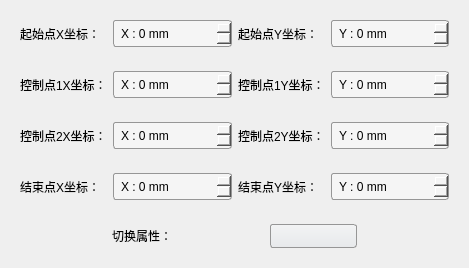
     <widget class="QWidget" name="curveDialog">
      <layout class="QVBoxLayout" name="verticalLayout">
       <item>
        <widget class="QWidget" name="widget_15" native="true">
         <layout class="QHBoxLayout" name="horizontalLayout_16">
          <item>
           <widget class="QLabel" name="curveStartXlabel">
            <property name="text">
             <string>起始点X坐标： </string>
            </property>
           </widget>
          </item>
          <item>
           <widget class="QSpinBox" name="curveStartXSpinBox">
            <property name="styleSheet">
             <string notr="true">QSpinBox{
border-radius: 3px;
padding: 0 5px;
color: #000000;
border: 1px solid #969696;
background-color: #F5F5F5 ;
min-height: 25px;
}
QSpinBox:hover{
border: 1px solid #00BB9E;
}
QSpinBox:selected{
border: 1px solid #00BB9E;
}
QSpinBox[buttonSymbols=&quot;0&quot;]::up-button{/*显示按钮=0*/
width: 20px;
height: 14px;
subcontrol-origin: border;
subcontrol-position: top right;
right: 2px;
top: 2px;
bottom: 1px;
border-image: url(:/icon/triangle_up_969696.png);
}
QSpinBox::up-button:hover{
border-image: url(:/icon/triangle_up_00BB9E.png);
}
QSpinBox::up-button:pressed{
border-image: url(:/icon/triangle_up_262829.png);
}
QSpinBox[buttonSymbols=&quot;0&quot;]::down-button{
width: 20px;
height: 14px;
subcontrol-origin: border;
subcontrol-position: bottom right;
right: 2px;
bottom: 2px;
border-image: url(:/icon/triangle_down_969696.png);
}
QSpinBox::down-button:hover{
border-image: url(:/icon/triangle_down_00BB9E.png);
}
QSpinBox::down-button:pressed{
border-image: url(:/icon/triangle_down_262829.png);
}
QSpinBox:disabled{
color: #DCE1E6;
background-color:#F5F5F5;
border: 1px solid #969696;
}
QSpinBox::up-button:disabled{
border-image: url(:/icon/triangle_up_404244.png);
}
QSpinBox::down-button:disabled{
border-image: url(:/icon/triangle_down_404244.png);
}</string>
            </property>
            <property name="suffix">
             <string> mm</string>
            </property>
            <property name="prefix">
             <string>X : </string>
            </property>
            <property name="minimum">
             <number>-999999</number>
            </property>
            <property name="maximum">
             <number>999999</number>
            </property>
           </widget>
          </item>
          <item>
           <widget class="QLabel" name="curveStartYlabel">
            <property name="text">
             <string>起始点Y坐标： </string>
            </property>
           </widget>
          </item>
          <item>
           <widget class="QSpinBox" name="curveStartYSpinBox">
            <property name="styleSheet">
             <string notr="true">QSpinBox{
border-radius: 3px;
padding: 0 5px;
color: #000000;
border: 1px solid #969696;
background-color: #F5F5F5 ;
min-height: 25px;
}
QSpinBox:hover{
border: 1px solid #00BB9E;
}
QSpinBox:selected{
border: 1px solid #00BB9E;
}
QSpinBox[buttonSymbols=&quot;0&quot;]::up-button{/*显示按钮=0*/
width: 20px;
height: 14px;
subcontrol-origin: border;
subcontrol-position: top right;
right: 2px;
top: 2px;
bottom: 1px;
border-image: url(:/icon/triangle_up_969696.png);
}
QSpinBox::up-button:hover{
border-image: url(:/icon/triangle_up_00BB9E.png);
}
QSpinBox::up-button:pressed{
border-image: url(:/icon/triangle_up_262829.png);
}
QSpinBox[buttonSymbols=&quot;0&quot;]::down-button{
width: 20px;
height: 14px;
subcontrol-origin: border;
subcontrol-position: bottom right;
right: 2px;
bottom: 2px;
border-image: url(:/icon/triangle_down_969696.png);
}
QSpinBox::down-button:hover{
border-image: url(:/icon/triangle_down_00BB9E.png);
}
QSpinBox::down-button:pressed{
border-image: url(:/icon/triangle_down_262829.png);
}
QSpinBox:disabled{
color: #DCE1E6;
background-color:#F5F5F5;
border: 1px solid #969696;
}
QSpinBox::up-button:disabled{
border-image: url(:/icon/triangle_up_404244.png);
}
QSpinBox::down-button:disabled{
border-image: url(:/icon/triangle_down_404244.png);
}</string>
            </property>
            <property name="suffix">
             <string> mm</string>
            </property>
            <property name="prefix">
             <string>Y : </string>
            </property>
            <property name="minimum">
             <number>-999999</number>
            </property>
            <property name="maximum">
             <number>999999</number>
            </property>
           </widget>
          </item>
         </layout>
        </widget>
       </item>
       <item>
        <widget class="QWidget" name="widget_17" native="true">
         <layout class="QHBoxLayout" name="horizontalLayout_18">
          <item>
           <widget class="QLabel" name="curveControl1Xlabel">
            <property name="text">
             <string>控制点1X坐标：</string>
            </property>
           </widget>
          </item>
          <item>
           <widget class="QSpinBox" name="curveControl1XSpinBox">
            <property name="styleSheet">
             <string notr="true">QSpinBox{
border-radius: 3px;
padding: 0 5px;
color: #000000;
border: 1px solid #969696;
background-color: #F5F5F5 ;
min-height: 25px;
}
QSpinBox:hover{
border: 1px solid #00BB9E;
}
QSpinBox:selected{
border: 1px solid #00BB9E;
}
QSpinBox[buttonSymbols=&quot;0&quot;]::up-button{/*显示按钮=0*/
width: 20px;
height: 14px;
subcontrol-origin: border;
subcontrol-position: top right;
right: 2px;
top: 2px;
bottom: 1px;
border-image: url(:/icon/triangle_up_969696.png);
}
QSpinBox::up-button:hover{
border-image: url(:/icon/triangle_up_00BB9E.png);
}
QSpinBox::up-button:pressed{
border-image: url(:/icon/triangle_up_262829.png);
}
QSpinBox[buttonSymbols=&quot;0&quot;]::down-button{
width: 20px;
height: 14px;
subcontrol-origin: border;
subcontrol-position: bottom right;
right: 2px;
bottom: 2px;
border-image: url(:/icon/triangle_down_969696.png);
}
QSpinBox::down-button:hover{
border-image: url(:/icon/triangle_down_00BB9E.png);
}
QSpinBox::down-button:pressed{
border-image: url(:/icon/triangle_down_262829.png);
}
QSpinBox:disabled{
color: #DCE1E6;
background-color:#F5F5F5;
border: 1px solid #969696;
}
QSpinBox::up-button:disabled{
border-image: url(:/icon/triangle_up_404244.png);
}
QSpinBox::down-button:disabled{
border-image: url(:/icon/triangle_down_404244.png);
}</string>
            </property>
            <property name="suffix">
             <string> mm</string>
            </property>
            <property name="prefix">
             <string>X : </string>
            </property>
            <property name="minimum">
             <number>-999999</number>
            </property>
            <property name="maximum">
             <number>999999</number>
            </property>
           </widget>
          </item>
          <item>
           <widget class="QLabel" name="curveControl1Ylabel">
            <property name="text">
             <string>控制点1Y坐标：</string>
            </property>
           </widget>
          </item>
          <item>
           <widget class="QSpinBox" name="curveControl1YSpinBox">
            <property name="styleSheet">
             <string notr="true">QSpinBox{
border-radius: 3px;
padding: 0 5px;
color: #000000;
border: 1px solid #969696;
background-color: #F5F5F5 ;
min-height: 25px;
}
QSpinBox:hover{
border: 1px solid #00BB9E;
}
QSpinBox:selected{
border: 1px solid #00BB9E;
}
QSpinBox[buttonSymbols=&quot;0&quot;]::up-button{/*显示按钮=0*/
width: 20px;
height: 14px;
subcontrol-origin: border;
subcontrol-position: top right;
right: 2px;
top: 2px;
bottom: 1px;
border-image: url(:/icon/triangle_up_969696.png);
}
QSpinBox::up-button:hover{
border-image: url(:/icon/triangle_up_00BB9E.png);
}
QSpinBox::up-button:pressed{
border-image: url(:/icon/triangle_up_262829.png);
}
QSpinBox[buttonSymbols=&quot;0&quot;]::down-button{
width: 20px;
height: 14px;
subcontrol-origin: border;
subcontrol-position: bottom right;
right: 2px;
bottom: 2px;
border-image: url(:/icon/triangle_down_969696.png);
}
QSpinBox::down-button:hover{
border-image: url(:/icon/triangle_down_00BB9E.png);
}
QSpinBox::down-button:pressed{
border-image: url(:/icon/triangle_down_262829.png);
}
QSpinBox:disabled{
color: #DCE1E6;
background-color:#F5F5F5;
border: 1px solid #969696;
}
QSpinBox::up-button:disabled{
border-image: url(:/icon/triangle_up_404244.png);
}
QSpinBox::down-button:disabled{
border-image: url(:/icon/triangle_down_404244.png);
}</string>
            </property>
            <property name="suffix">
             <string> mm</string>
            </property>
            <property name="prefix">
             <string>Y : </string>
            </property>
            <property name="minimum">
             <number>-999999</number>
            </property>
            <property name="maximum">
             <number>999999</number>
            </property>
           </widget>
          </item>
         </layout>
        </widget>
       </item>
       <item>
        <widget class="QWidget" name="widget_18" native="true">
         <layout class="QHBoxLayout" name="horizontalLayout_19">
          <item>
           <widget class="QLabel" name="curveControl2Xlabel">
            <property name="text">
             <string>控制点2X坐标：</string>
            </property>
           </widget>
          </item>
          <item>
           <widget class="QSpinBox" name="curveControl2XSpinBox">
            <property name="styleSheet">
             <string notr="true">QSpinBox{
border-radius: 3px;
padding: 0 5px;
color: #000000;
border: 1px solid #969696;
background-color: #F5F5F5 ;
min-height: 25px;
}
QSpinBox:hover{
border: 1px solid #00BB9E;
}
QSpinBox:selected{
border: 1px solid #00BB9E;
}
QSpinBox[buttonSymbols=&quot;0&quot;]::up-button{/*显示按钮=0*/
width: 20px;
height: 14px;
subcontrol-origin: border;
subcontrol-position: top right;
right: 2px;
top: 2px;
bottom: 1px;
border-image: url(:/icon/triangle_up_969696.png);
}
QSpinBox::up-button:hover{
border-image: url(:/icon/triangle_up_00BB9E.png);
}
QSpinBox::up-button:pressed{
border-image: url(:/icon/triangle_up_262829.png);
}
QSpinBox[buttonSymbols=&quot;0&quot;]::down-button{
width: 20px;
height: 14px;
subcontrol-origin: border;
subcontrol-position: bottom right;
right: 2px;
bottom: 2px;
border-image: url(:/icon/triangle_down_969696.png);
}
QSpinBox::down-button:hover{
border-image: url(:/icon/triangle_down_00BB9E.png);
}
QSpinBox::down-button:pressed{
border-image: url(:/icon/triangle_down_262829.png);
}
QSpinBox:disabled{
color: #DCE1E6;
background-color:#F5F5F5;
border: 1px solid #969696;
}
QSpinBox::up-button:disabled{
border-image: url(:/icon/triangle_up_404244.png);
}
QSpinBox::down-button:disabled{
border-image: url(:/icon/triangle_down_404244.png);
}</string>
            </property>
            <property name="suffix">
             <string> mm</string>
            </property>
            <property name="prefix">
             <string>X : </string>
            </property>
            <property name="minimum">
             <number>-999999</number>
            </property>
            <property name="maximum">
             <number>999999</number>
            </property>
           </widget>
          </item>
          <item>
           <widget class="QLabel" name="curveControl2Ylabel">
            <property name="text">
             <string>控制点2Y坐标：</string>
            </property>
           </widget>
          </item>
          <item>
           <widget class="QSpinBox" name="curveControl2YSpinBox">
            <property name="styleSheet">
             <string notr="true">QSpinBox{
border-radius: 3px;
padding: 0 5px;
color: #000000;
border: 1px solid #969696;
background-color: #F5F5F5 ;
min-height: 25px;
}
QSpinBox:hover{
border: 1px solid #00BB9E;
}
QSpinBox:selected{
border: 1px solid #00BB9E;
}
QSpinBox[buttonSymbols=&quot;0&quot;]::up-button{/*显示按钮=0*/
width: 20px;
height: 14px;
subcontrol-origin: border;
subcontrol-position: top right;
right: 2px;
top: 2px;
bottom: 1px;
border-image: url(:/icon/triangle_up_969696.png);
}
QSpinBox::up-button:hover{
border-image: url(:/icon/triangle_up_00BB9E.png);
}
QSpinBox::up-button:pressed{
border-image: url(:/icon/triangle_up_262829.png);
}
QSpinBox[buttonSymbols=&quot;0&quot;]::down-button{
width: 20px;
height: 14px;
subcontrol-origin: border;
subcontrol-position: bottom right;
right: 2px;
bottom: 2px;
border-image: url(:/icon/triangle_down_969696.png);
}
QSpinBox::down-button:hover{
border-image: url(:/icon/triangle_down_00BB9E.png);
}
QSpinBox::down-button:pressed{
border-image: url(:/icon/triangle_down_262829.png);
}
QSpinBox:disabled{
color: #DCE1E6;
background-color:#F5F5F5;
border: 1px solid #969696;
}
QSpinBox::up-button:disabled{
border-image: url(:/icon/triangle_up_404244.png);
}
QSpinBox::down-button:disabled{
border-image: url(:/icon/triangle_down_404244.png);
}</string>
            </property>
            <property name="suffix">
             <string> mm</string>
            </property>
            <property name="prefix">
             <string>Y : </string>
            </property>
            <property name="minimum">
             <number>-999999</number>
            </property>
            <property name="maximum">
             <number>999999</number>
            </property>
           </widget>
          </item>
         </layout>
        </widget>
       </item>
       <item>
        <widget class="QWidget" name="widget_16" native="true">
         <layout class="QHBoxLayout" name="horizontalLayout_17">
          <item>
           <widget class="QLabel" name="curveEndXlabel">
            <property name="text">
             <string>结束点X坐标： </string>
            </property>
           </widget>
          </item>
          <item>
           <widget class="QSpinBox" name="curveEndXSpinBox">
            <property name="styleSheet">
             <string notr="true">QSpinBox{
border-radius: 3px;
padding: 0 5px;
color: #000000;
border: 1px solid #969696;
background-color: #F5F5F5 ;
min-height: 25px;
}
QSpinBox:hover{
border: 1px solid #00BB9E;
}
QSpinBox:selected{
border: 1px solid #00BB9E;
}
QSpinBox[buttonSymbols=&quot;0&quot;]::up-button{/*显示按钮=0*/
width: 20px;
height: 14px;
subcontrol-origin: border;
subcontrol-position: top right;
right: 2px;
top: 2px;
bottom: 1px;
border-image: url(:/icon/triangle_up_969696.png);
}
QSpinBox::up-button:hover{
border-image: url(:/icon/triangle_up_00BB9E.png);
}
QSpinBox::up-button:pressed{
border-image: url(:/icon/triangle_up_262829.png);
}
QSpinBox[buttonSymbols=&quot;0&quot;]::down-button{
width: 20px;
height: 14px;
subcontrol-origin: border;
subcontrol-position: bottom right;
right: 2px;
bottom: 2px;
border-image: url(:/icon/triangle_down_969696.png);
}
QSpinBox::down-button:hover{
border-image: url(:/icon/triangle_down_00BB9E.png);
}
QSpinBox::down-button:pressed{
border-image: url(:/icon/triangle_down_262829.png);
}
QSpinBox:disabled{
color: #DCE1E6;
background-color:#F5F5F5;
border: 1px solid #969696;
}
QSpinBox::up-button:disabled{
border-image: url(:/icon/triangle_up_404244.png);
}
QSpinBox::down-button:disabled{
border-image: url(:/icon/triangle_down_404244.png);
}</string>
            </property>
            <property name="suffix">
             <string> mm</string>
            </property>
            <property name="prefix">
             <string>X : </string>
            </property>
            <property name="minimum">
             <number>-999999</number>
            </property>
            <property name="maximum">
             <number>999999</number>
            </property>
           </widget>
          </item>
          <item>
           <widget class="QLabel" name="curveEndYlabel">
            <property name="text">
             <string>结束点Y坐标： </string>
            </property>
           </widget>
          </item>
          <item>
           <widget class="QSpinBox" name="curveEndYSpinBox">
            <property name="styleSheet">
             <string notr="true">QSpinBox{
border-radius: 3px;
padding: 0 5px;
color: #000000;
border: 1px solid #969696;
background-color: #F5F5F5 ;
min-height: 25px;
}
QSpinBox:hover{
border: 1px solid #00BB9E;
}
QSpinBox:selected{
border: 1px solid #00BB9E;
}
QSpinBox[buttonSymbols=&quot;0&quot;]::up-button{/*显示按钮=0*/
width: 20px;
height: 14px;
subcontrol-origin: border;
subcontrol-position: top right;
right: 2px;
top: 2px;
bottom: 1px;
border-image: url(:/icon/triangle_up_969696.png);
}
QSpinBox::up-button:hover{
border-image: url(:/icon/triangle_up_00BB9E.png);
}
QSpinBox::up-button:pressed{
border-image: url(:/icon/triangle_up_262829.png);
}
QSpinBox[buttonSymbols=&quot;0&quot;]::down-button{
width: 20px;
height: 14px;
subcontrol-origin: border;
subcontrol-position: bottom right;
right: 2px;
bottom: 2px;
border-image: url(:/icon/triangle_down_969696.png);
}
QSpinBox::down-button:hover{
border-image: url(:/icon/triangle_down_00BB9E.png);
}
QSpinBox::down-button:pressed{
border-image: url(:/icon/triangle_down_262829.png);
}
QSpinBox:disabled{
color: #DCE1E6;
background-color:#F5F5F5;
border: 1px solid #969696;
}
QSpinBox::up-button:disabled{
border-image: url(:/icon/triangle_up_404244.png);
}
QSpinBox::down-button:disabled{
border-image: url(:/icon/triangle_down_404244.png);
}</string>
            </property>
            <property name="suffix">
             <string> mm</string>
            </property>
            <property name="prefix">
             <string>Y : </string>
            </property>
            <property name="minimum">
             <number>-999999</number>
            </property>
            <property name="maximum">
             <number>999999</number>
            </property>
           </widget>
          </item>
         </layout>
        </widget>
       </item>
       <item>
        <widget class="QWidget" name="widget_19" native="true">
         <layout class="QHBoxLayout" name="horizontalLayout_20">
          <item>
           <spacer name="horizontalSpacer_46">
            <property name="orientation">
             <enum>Qt::Horizontal</enum>
            </property>
            <property name="sizeHint" stdset="0">
             <size>
              <width>40</width>
              <height>20</height>
             </size>
            </property>
           </spacer>
          </item>
          <item>
           <widget class="QLabel" name="selectlabel_6">
            <property name="text">
             <string>切换属性：</string>
            </property>
           </widget>
          </item>
          <item>
           <spacer name="horizontalSpacer_47">
            <property name="orientation">
             <enum>Qt::Horizontal</enum>
            </property>
            <property name="sizeHint" stdset="0">
             <size>
              <width>40</width>
              <height>20</height>
             </size>
            </property>
           </spacer>
          </item>
          <item>
           <widget class="QComboBox" name="curveSizeComboBox">
            <property name="sizePolicy">
             <sizepolicy hsizetype="Preferred" vsizetype="Maximum">
              <horstretch>0</horstretch>
              <verstretch>0</verstretch>
             </sizepolicy>
            </property>
            <property name="maximumSize">
             <size>
              <width>16777215</width>
              <height>26</height>
             </size>
            </property>
            <property name="styleSheet">
             <string notr="true">QComboBox {
border: 1px solid #969696;
background: qlineargradient(spread:pad,x1:0,y1:0,x2:0,y2:1,stop:0 #F2F3F4 , stop:1 #E7E9EB);
border-radius: 3px;
padding: 1px 18px 1px 3px;
min-height: 20px;
}
QComboBox:item{
background-color: qlineargradient(spread:pad,x1:0,y1:0,x2:0,y2:1,stop:0 #F2F3F4 , stop:1 #E7E9EB);
}
QComboBox:hover{
border: 1px solid #00BB9E;
}
QComboBox:selected{
border: 1px solid #00BB9E;
}
QComboBox:editable{
background-color: qlineargradient(spread:pad,x1:0,y1:0,x2:0,y2:1,stop:0 #F2F3F4 , stop:1 #E7E9EB);
}
QComboBox:editable:disabled{
color: #DCE1E6;
background-color: #F5F5F5;
border: 1px solid #969696;
}
/* 下拉后，整个下拉窗体样式 */
QComboBox QAbstractItemView {
border: 1px solid #969696;
background: qlineargradient(spread:pad,x1:0,y1:0,x2:0,y2:1,stop:0 #F2F3F4 , stop:1 #E7E9EB);
selection-background-color: #00BB9E; /* 整个下拉窗体被选中项的背景色 */
}
QComboBox QAbstractItemView::item {
height: 20px;
}
QComboBox::drop-down {
width: 20px;
height: 20px;
subcontrol-position: center right;
right: 2px;
border: 0;
background-color: transparent;
}
QComboBox::down-arrow {/*替换三角小图标*/
width: 20px;
height: 20px;
border-image: url(:/icon/triangle_down_969696.png);
}
QComboBox::down-arrow:hover {
border-image: url(:/icon/triangle_down_00BB9E.png);
}
QComboBox::disabled{
color: #DCE1E6;
background-color: #F5F5F5;
border: 1px solid #969696;
}
QComboBox::down-arrow:disabled {
border-image: url(:/icon/triangle_down_404244.png);
}</string>
            </property>
           </widget>
          </item>
          <item>
           <spacer name="horizontalSpacer_48">
            <property name="orientation">
             <enum>Qt::Horizontal</enum>
            </property>
            <property name="sizeHint" stdset="0">
             <size>
              <width>40</width>
              <height>20</height>
             </size>
            </property>
           </spacer>
          </item>
         </layout>
        </widget>
       </item>
      </layout>
     </widget>
